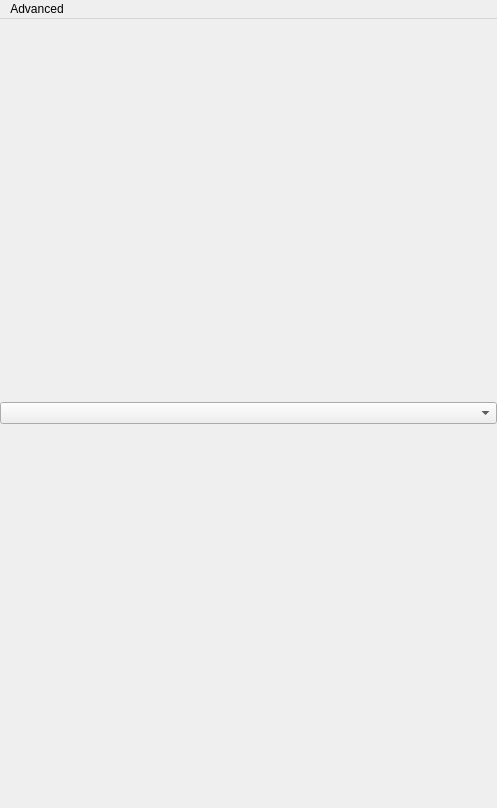
<?xml version="1.0" encoding="UTF-8"?>
<ui version="4.0">
 <class>MainWindow</class>
 <widget class="QMainWindow" name="MainWindow">
  <property name="geometry">
   <rect>
    <x>0</x>
    <y>0</y>
    <width>497</width>
    <height>808</height>
   </rect>
  </property>
  <property name="windowTitle">
   <string>OneDriveGUI</string>
  </property>
  <property name="windowIcon">
   <iconset>
    <normaloff>../../../OneDriveGUI_POC_recovered-multi/icons8-clouds-48.png</normaloff>../../../OneDriveGUI_POC_recovered-multi/icons8-clouds-48.png</iconset>
  </property>
  <widget class="QWidget" name="centralwidget">
   <layout class="QVBoxLayout" name="verticalLayout">
    <property name="spacing">
     <number>0</number>
    </property>
    <property name="leftMargin">
     <number>0</number>
    </property>
    <property name="topMargin">
     <number>0</number>
    </property>
    <property name="rightMargin">
     <number>0</number>
    </property>
    <property name="bottomMargin">
     <number>0</number>
    </property>
    <item>
     <layout class="QVBoxLayout" name="verticalLayout_2">
      <item>
       <widget class="QComboBox" name="comboBox"/>
      </item>
     </layout>
    </item>
   </layout>
  </widget>
  <widget class="QMenuBar" name="menubar">
   <property name="geometry">
    <rect>
     <x>0</x>
     <y>0</y>
     <width>497</width>
     <height>30</height>
    </rect>
   </property>
   <widget class="QMenu" name="menuAdvanced">
    <property name="title">
     <string>Advanced</string>
    </property>
    <widget class="QMenu" name="menuDebug">
     <property name="title">
      <string>Debug</string>
     </property>
     <widget class="QMenu" name="menuService">
      <property name="title">
       <string>Service</string>
      </property>
      <addaction name="actionStart_Service"/>
      <addaction name="actionStop_Service"/>
      <addaction name="actionRestart_Service"/>
     </widget>
     <widget class="QMenu" name="menuMonitor">
      <property name="title">
       <string>Monitor</string>
      </property>
      <addaction name="actionStart_Monitor"/>
      <addaction name="actionStop_Monitor"/>
      <addaction name="actionForce_Resync"/>
     </widget>
     <widget class="QMenu" name="menuStatus">
      <property name="title">
       <string>Status</string>
      </property>
      <addaction name="actionRefresh_Service_Status"/>
      <addaction name="actionObtain_Sync_Status"/>
     </widget>
     <addaction name="menuService"/>
     <addaction name="menuMonitor"/>
     <addaction name="menuStatus"/>
    </widget>
    <widget class="QMenu" name="menuaccount2">
     <property name="title">
      <string>account2</string>
     </property>
     <addaction name="actionstart"/>
    </widget>
    <addaction name="menuDebug"/>
    <addaction name="menuaccount2"/>
   </widget>
   <addaction name="menuAdvanced"/>
  </widget>
  <action name="actionfghgfh">
   <property name="text">
    <string>fghgfh</string>
   </property>
  </action>
  <action name="actionStart_Service">
   <property name="text">
    <string>Start Service</string>
   </property>
  </action>
  <action name="actionStop_Service">
   <property name="text">
    <string>Stop Service</string>
   </property>
  </action>
  <action name="actionRestart_Service">
   <property name="text">
    <string>Restart Service</string>
   </property>
  </action>
  <action name="actionStart_Monitor">
   <property name="text">
    <string>Start Monitor</string>
   </property>
  </action>
  <action name="actionStop_Monitor">
   <property name="text">
    <string>Stop Monitor</string>
   </property>
  </action>
  <action name="actionForce_Resync">
   <property name="text">
    <string>Force Resync</string>
   </property>
  </action>
  <action name="actionRefresh_Service_Status">
   <property name="text">
    <string>Refresh Service Status</string>
   </property>
  </action>
  <action name="actionObtain_Sync_Status">
   <property name="text">
    <string>Obtain Sync Status</string>
   </property>
  </action>
  <action name="actionTest_Service">
   <property name="text">
    <string>Test Service</string>
   </property>
  </action>
  <action name="actionstart">
   <property name="text">
    <string>start</string>
   </property>
  </action>
 </widget>
 <resources/>
 <connections/>
</ui>
